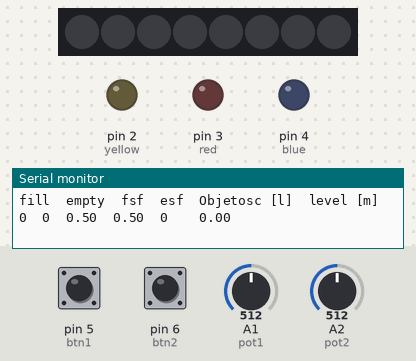
This sketch was run on a simulated Arduino Uno, built with avr-gcc and run on an emulated ATmega328P. Shown: 8 RGB LEDs in strip order, left to right, output pins drawn as LEDs (lit = HIGH), the last lines printed to the serial monitor. The test bench sets the inputs (shaded band); at power-on: pin 5 (btn1) HIGH, pin 6 (btn2) HIGH, A1 (pot1) = 512, A2 (pot2) = 512.

Above: at 1.8 s.
1.9 s: pin 5 (btn1) pulled LOW for 3.2 s
At 7.1 s:
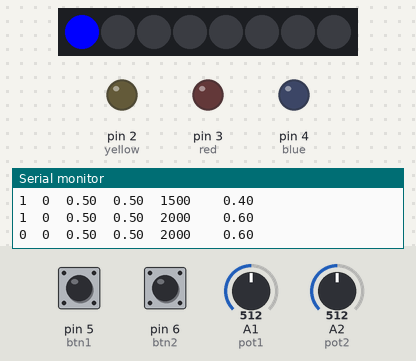
7.5 s: pin 6 (btn2) pulled LOW for 1.2 s
At 9.7 s:
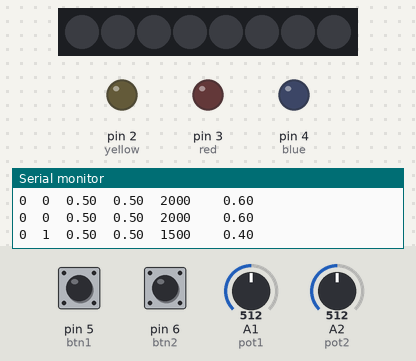
10.5 s: pin 5 (btn1) pulled LOW for 1.2 s
At 13.5 s:
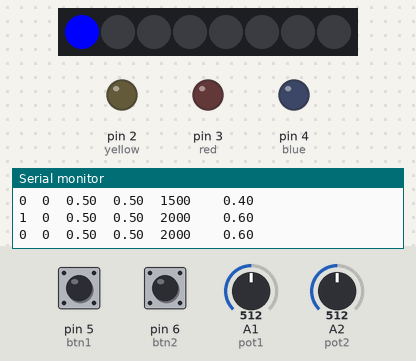
Timing chart, 0 to 15.0 s (numbered marks = the images above; inputs shaded):
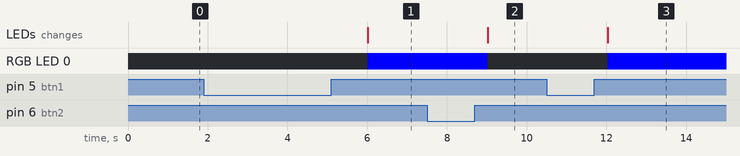

The sketch:

Projekt_Zbiornik.ino
```cpp
//Symulacja napełniania zbiornika cieczą

#include <Adafruit_NeoPixel.h>

#define yellow 2
#define red 3
#define blue 4
#define btn1 5
#define btn2 6
#define pot1 A1
#define pot2 A2

Adafruit_NeoPixel linijka = Adafruit_NeoPixel(8,A0, NEO_GRB + NEO_KHZ800);

float fsf = 0.0;  //filling speed factor 0-1 (1 -> m^3/s)
float esf = 0.0;  //emptying speed factor 0-1
bool filling = true;
bool emptying = false;
bool alarm = false; //>85%
bool over = false;  //>100%
bool spill = false; //>120%
long int base = 314159;  //m^2 / 10^5
long int capacity = 12566000;  //Pojemnosc zbiornika [ml]
long int ACapacity = 0;  //Actual capacity [ml]
int level = 0;  //mm
int diody = 0;  //ile diod ma się zapalić nalinijce led

void setup() {
  pinMode(yellow, OUTPUT);
  pinMode(red, OUTPUT);
  pinMode(blue, OUTPUT);
  pinMode(btn1, INPUT_PULLUP);
  pinMode(btn2, INPUT_PULLUP);
  digitalWrite(yellow, LOW);
  digitalWrite(red, LOW);
  digitalWrite(blue, LOW);
  Serial.begin(9600);
  linijka.begin();
  linijka.show();
  Serial.print("fill\t");
  Serial.print("empty\t");
  Serial.print("fsf\t");
  Serial.print("esf\t");
  Serial.print("Objetosc [l]\t");
  Serial.println("level [m]");
}

void loop() {
  if(digitalRead(btn1) == LOW){
    filling = true;
  }else{
    filling = false;
  }
  if(digitalRead(btn2) == LOW){
    emptying = true;
  }else{
    emptying = false;
  }

  fsf = map(analogRead(pot1), 0, 1023, 0.0, 1000.0) / 1000.0;
  esf = map(analogRead(pot2), 0, 1023, 0.0, 1000.0) / 1000.0;

  if(filling == true){
    ACapacity += fsf*pow(10,6);
  }
  if(emptying == true){
    ACapacity -= esf*pow(10,6);
  }
  delay(1000);

  if(ACapacity < 0) ACapacity = 0;  //zabezpieczenie przed ujemą objętnością
  if(ACapacity > 1.2*capacity){     //wylewanie (zabezpieczenie przed przekroczeniem maksymalnej, krytycznej pojemnosci zbiornika
    ACapacity = 1.2*capacity;
    spill = true;
  }else{
    spill = false;
  }
  if(ACapacity > capacity){     //Przepełnienie
    over = true;
  }else{
    over = false;
  }
  if(ACapacity > 0.85*capacity){    //Stan alarmowy
    alarm = true;
  }else{
    alarm = false;
  }

  level = (ACapacity / base)*100; //mm

  if(alarm == true){
    digitalWrite(yellow, HIGH);
  }else{
    digitalWrite(yellow, LOW);
  }
  if(over == true){
    digitalWrite(red, HIGH);
  }else{
    digitalWrite(red, LOW);
  }
  if(spill == true){
    digitalWrite(blue, HIGH);
  }else{
    digitalWrite(blue, LOW);
  }

  diody = map(level, 0, 4200, 0, 8);
  linijka.clear();
  for(int i=0; i<diody; i++){
    linijka.setPixelColor(i, linijka.Color(0,0,255)); //ustawienie i-tej diody na niebieski
  }
  linijka.show();


  Serial.print(filling);
  Serial.print("\t");
  Serial.print(emptying);
  Serial.print("\t");
  Serial.print(fsf);
  Serial.print("\t");
  Serial.print(esf);
  Serial.print("\t");
  Serial.print(ACapacity/1000);
  Serial.print("\t\t");
  Serial.println(level/1000.0);

}
```

Measured:
- after the input at 1.9 s, RGB LED 0: off → RGB(0, 0, 255) after 4.1 s; the LEDs: change after 4.1 s (image 1)
- after the input at 7.5 s, RGB LED 0: RGB(0, 0, 255) → off after 1.5 s; the LEDs: change after 1.5 s (image 2)
- after the input at 10.5 s, RGB LED 0: off → RGB(0, 0, 255) after 1.5 s; the LEDs: change after 1.5 s (image 3)
